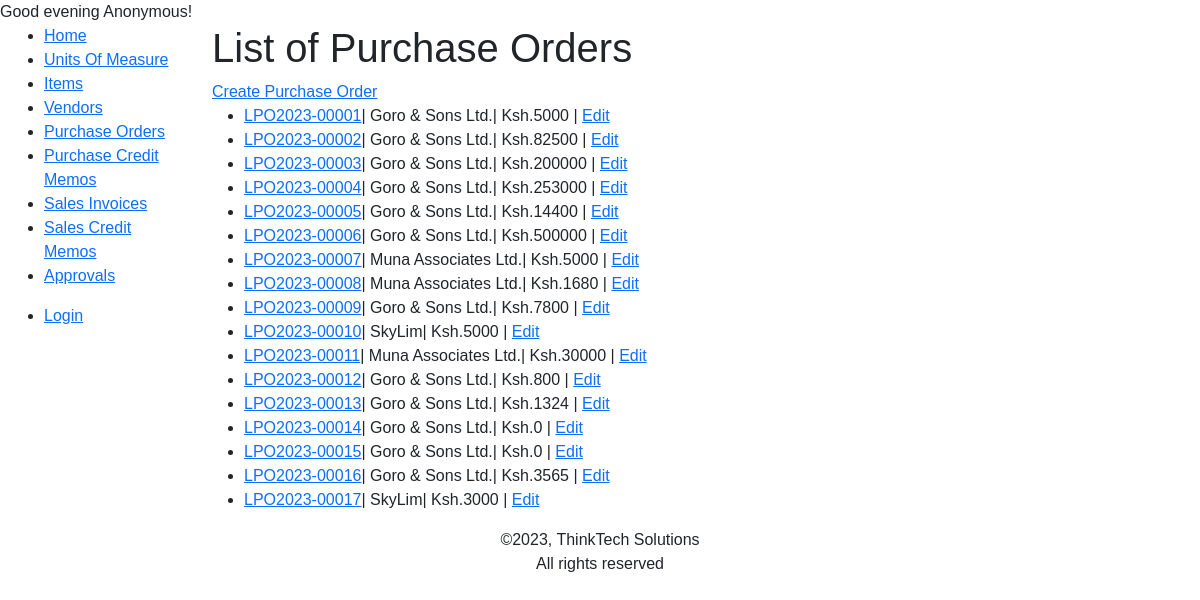
The page /inventory/purchaseorders/ on the database its author committed.
### inventory/models.py (models this page shows, shortened)
class PurchaseHeader(models.Model):
    number = AlphanumericAutoField(primary_key=True, editable=False)
    vendor = models.ForeignKey(Vendor, on_delete=models.PROTECT, related_name='vendor', related_query_name='vendor')
    date = models.DateField(auto_now_add=True, editable=False)
    total = models.IntegerField(editable=False, default=0)
    last_modified_at = models.DateTimeField(auto_now=True, editable=False)
    approval_status = ((0, 'Open'), (1, 'Pending Approval'), (2, 'Approved'), (3, 'Cancelled Approval'))
    status = models.CharField(max_length=30, choices=approval_status, default=0)
    created_by = models.ForeignKey('auth.User', blank=True, null=True, default=None, on_delete=models.PROTECT, related_name='lpo', related_query_name='lpo',editable=False)
    modified_by = models.ForeignKey('auth.User', blank=True, null=True, default=None, on_delete=models.PROTECT, related_name='lpo_m', related_query_name='lpo_m',editable=False)
    class Meta:
        verbose_name_plural = 'Purchase Orders'
        ordering = ["number"]

class Vendor(models.Model):
    code = VendorCode('Vendor Code',primary_key=True, editable=False)
    description = models.CharField(max_length=200)
    contact_email = models.EmailField()
    contact_phone = PhoneField()
    address = models.CharField(max_length=200)
    kra_pin = models.CharField(max_length=30)
    created_by = models.ForeignKey(User, on_delete=models.PROTECT, related_name='vendors', related_query_name='vendors')
    def __str__(self) -> str:
        return self.description
    class Meta:
        verbose_name_plural = 'Vendors'
        ordering = ["code"]

### inventory/views.py (the view)
# urls.py: path('purchaseorders/', views.PurchaseHeaderListView.as_view(), name='purchaseorders'),
class PurchaseHeaderListView(generic.ListView, LoginRequiredMixin):
    model = PurchaseHeader
    paginate_by = 25

### inventory/templatetags/custom_filters.py (called while the page is built)
@register.filter
def greeting(value):
    current_time = datetime.now().time()
    current_hour = current_time.hour
    if 5 <= current_hour < 12:
        time_category = "morning"
    elif 12 <= current_hour < 17:
        time_category = "afternoon"
    elif 17 <= current_hour < 20:
        time_category = "evening"
    else:
        time_category = "night"
    return f"Good {time_category}"

### inventory/templates/inventory/purchaseheader_list.html (shortened to what this page needs)
{% extends "inventory/base.html" %}
{% block content %}
    <h1>List of Purchase Orders</h1>
    <a href="{% url 'inventory:purchaseorder-create' %}">Create Purchase Order</a>
    <ul>
        {% for lpo in purchaseheader_list %}
        <li><a href="{% url 'inventory:purchaseorder-detail' lpo.number %}">{{lpo.number}}</a>&#124; {{lpo.vendor}}&#124; Ksh.{{lpo.total}} | <a href="{% url 'inventory:purchaseorder-update' lpo.number %}">Edit</a></li>
        {% endfor %}
    </ul>
{% endblock %}

### inventory/static/inventory/styles.css (style rules this page uses)
body { font-family: Arial, Helvetica, sans-serif; }

### rows shown on the page
PurchaseHeader: number "LPO2023-00001", vendor "Goro & Sons Ltd.", total "5000"
PurchaseHeader: number "LPO2023-00002", vendor "Goro & Sons Ltd.", total "82500"
PurchaseHeader: number "LPO2023-00003", vendor "Goro & Sons Ltd.", total "200000"
PurchaseHeader: number "LPO2023-00004", vendor "Goro & Sons Ltd.", total "253000"
PurchaseHeader: number "LPO2023-00005", vendor "Goro & Sons Ltd.", total "14400"
PurchaseHeader: number "LPO2023-00006", vendor "Goro & Sons Ltd.", total "500000"
PurchaseHeader: number "LPO2023-00007", vendor "Muna Associates Ltd.", total "5000"
PurchaseHeader: number "LPO2023-00008", vendor "Muna Associates Ltd.", total "1680"
PurchaseHeader: number "LPO2023-00009", vendor "Goro & Sons Ltd.", total "7800"
PurchaseHeader: number "LPO2023-00010", vendor "SkyLim", total "5000"
PurchaseHeader: number "LPO2023-00011", vendor "Muna Associates Ltd.", total "30000"
PurchaseHeader: number "LPO2023-00012", vendor "Goro & Sons Ltd.", total "800"
PurchaseHeader: number "LPO2023-00013", vendor "Goro & Sons Ltd.", total "1324"
PurchaseHeader: number "LPO2023-00014", vendor "Goro & Sons Ltd.", total "0"
PurchaseHeader: number "LPO2023-00015", vendor "Goro & Sons Ltd.", total "0"
PurchaseHeader: number "LPO2023-00016", vendor "Goro & Sons Ltd.", total "3565"
PurchaseHeader: number "LPO2023-00017", vendor "SkyLim", total "3000"

### other values the page prints
{{ "User"|greeting }} "Good evening"
